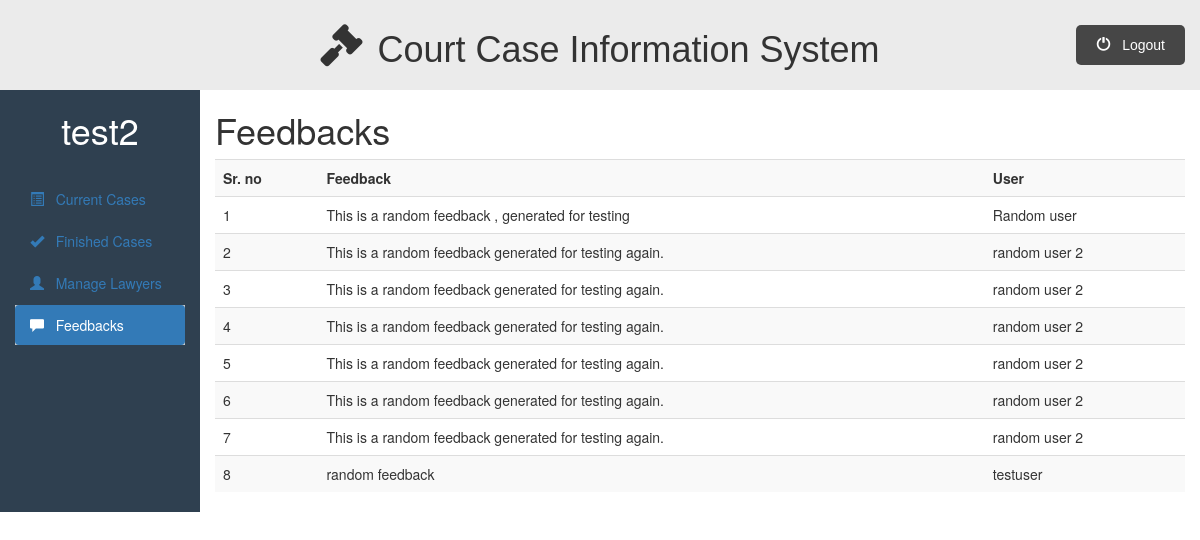
The app's page /admin_dashboard.php?q=feedbacks (signed in) with its own data.
### tables this page shows
CREATE TABLE `feedbacks` (
  `feedback_id` int(11) NOT NULL,
  `feedback_content` varchar(200) NOT NULL,
  `user_name` varchar(50) NOT NULL
);

### admin/feedbacks.php (the view, shortened to what this page needs)
<div class="container-fluid">
    <div class="row">
        <div class="col-sm-2">
            <h1>
                <?php echo $_SESSION["admin_name"]; ?>
            </h1>
            <br>
            <ul id="side_menu" class="nav nav-pills nav-stacked">
                <li class="">
                    <a href="admin_dashboard.php">
                        <span class="glyphicon glyphicon-list-alt"></span>
                        &nbsp; Current Cases
                     </a>
                </li>
                <li class="">
                    <a href="admin_dashboard.php?q=finishedcases">
                        <span class="glyphicon glyphicon-ok"></span>
                        &nbsp; Finished Cases
                    </a>
                </li>
                <li class="">
                    <a href="admin_dashboard.php?q=managelawyers">
                        <span class="glyphicon glyphicon-user"></span>
                        &nbsp; Manage Lawyers
                    </a>
                </li>
                <li class="active">
                    <a href="admin_dashboard.php?q=feedbacks">
                        <span class="glyphicon glyphicon-comment"></span>
                        &nbsp; Feedbacks
                    </a>
                </li>
            </ul>
       </div>
       <div class="col-sm-10">
            <h1>Feedbacks</h1>
            <div class="table-responsive">
                <table class="table table-striped table-hover">
                    <tr>
                        <th>Sr. no</th>
                        <th>Feedback</th>
                        <th>User</th>
                    </tr>
                        <?php
                            require_once("includes/db.php");
                            if ($con) {
                                $x=1;
                                $stmt = $con->prepare("
                                SELECT feedback_content, user_name
                                FROM feedbacks");
                                $stmt->execute();
                                $stmt->store_result();
                                $stmt->bind_result($feedback, $name);
                                while ($stmt->fetch()) {
                                    echo "
                                    <tr>
                                        <td> {$x} </td>
                                        <td> {$feedback} </td>
                                        <td> {$name} </td>
                                    </tr>
                                    ";
                                    $x++;
                                }
                            }
                            else{
                                echo "Server Prob";
                            }
                        ?>
                </table>
            </div>
       </div>
   </div>
</div>

### public/css/style.css (style rules this page uses)
* { padding: 0%; margin: 0%; box-sizing: border-box; }
html { scroll-behavior: smooth; }
ul { list-style-type: none; }
.active, .accordion:hover { background-color: #ccc; }

### public/css/dashboard.css (style rules this page uses)
.row { background-color: #2f4050; }
.col-sm-10 { background-color: #fff; }
.col-sm-2 h1 { color: #fff; text-align:center; }

### records on screen
feedbacks: feedback_content "This is a random feedback , generated for testing", user_name "Random user"
feedbacks: feedback_content "This is a random feedback generated for testing again.", user_name "random user 2"
feedbacks: feedback_content "This is a random feedback generated for testing again.", user_name "random user 2"
feedbacks: feedback_content "This is a random feedback generated for testing again.", user_name "random user 2"
feedbacks: feedback_content "This is a random feedback generated for testing again.", user_name "random user 2"
feedbacks: feedback_content "This is a random feedback generated for testing again.", user_name "random user 2"
feedbacks: feedback_content "This is a random feedback generated for testing again.", user_name "random user 2"
feedbacks: feedback_content "random feedback", user_name "testuser"

### other values on screen
$_SESSION["admin_name"] "test2"
